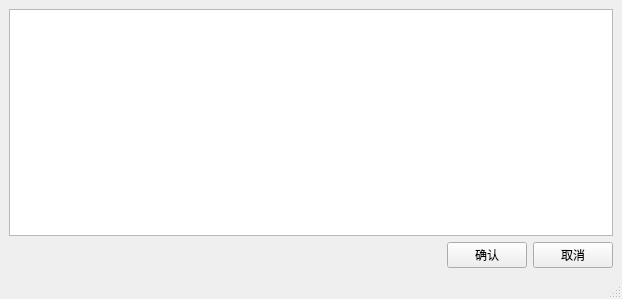
<?xml version="1.0" encoding="UTF-8"?>
<ui version="4.0">
 <class>ArgsModifyWindow</class>
 <widget class="QMainWindow" name="ArgsModifyWindow">
  <property name="geometry">
   <rect>
    <x>0</x>
    <y>0</y>
    <width>622</width>
    <height>299</height>
   </rect>
  </property>
  <property name="windowTitle">
   <string>Simple Args Modify</string>
  </property>
  <widget class="QWidget" name="centralwidget">
   <layout class="QGridLayout" name="gridLayout_2">
    <item row="0" column="0">
     <layout class="QGridLayout" name="gridLayout">
      <item row="0" column="0">
       <widget class="QTableWidget" name="argsTableWidget"/>
      </item>
      <item row="1" column="0">
       <layout class="QHBoxLayout" name="horizontalLayout">
        <item>
         <spacer name="horizontalSpacer">
          <property name="orientation">
           <enum>Qt::Horizontal</enum>
          </property>
          <property name="sizeHint" stdset="0">
           <size>
            <width>40</width>
            <height>20</height>
           </size>
          </property>
         </spacer>
        </item>
        <item>
         <widget class="QPushButton" name="yesButton">
          <property name="text">
           <string>确认</string>
          </property>
         </widget>
        </item>
        <item>
         <widget class="QPushButton" name="noButton">
          <property name="text">
           <string>取消</string>
          </property>
         </widget>
        </item>
       </layout>
      </item>
     </layout>
    </item>
   </layout>
  </widget>
  <widget class="QMenuBar" name="menubar">
   <property name="geometry">
    <rect>
     <x>0</x>
     <y>0</y>
     <width>622</width>
     <height>23</height>
    </rect>
   </property>
  </widget>
  <widget class="QStatusBar" name="statusbar"/>
 </widget>
 <resources/>
 <connections/>
</ui>
